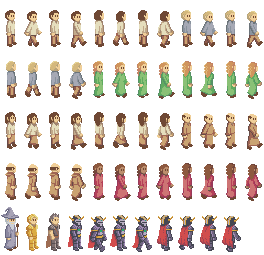
#> input picture CitizenSheet.png, 264 x 255 px, given as the content of the folder /Users/wegesdal/Documents/blender/hacker/, which was not available
$ python charactersheet.py
#> lines starting #> are read from the running program, lines starting #| are printed output that depends on the picture; pictures that were not available may be replaced by others from this repository, and a replacement may not be noted
import sys
from PIL import Image
import os

def filter_hidden(s):
  if s.startswith('.'):
    return False
  else:
    return True

path = "/Users/wegesdal/Documents/blender/hacker/"
poses = [q for q in filter(filter_hidden, [p for p in os.listdir(path)])]

print(poses)

sprite_size = 256
max_height = sprite_size * len(poses) * 4
print("max_height: {}".format(max_height))
number_of_angles = 8
number_of_frames_per_angle = 10

new_im = Image.new('RGBA', (sprite_size*number_of_angles*number_of_frames_per_angle//4, max_height))
#> new_im: PIL image 5120x1024 RGBA; every value is 0
for i in range(len(poses)):

  angles = sorted([r for r in filter(filter_hidden, [s for s in os.listdir(path + poses[i])])])
  print(angles)
  for a in range(len(angles)):
    pics_list = sorted(filter(filter_hidden, [p for p in os.listdir(path + poses[i] + '/' + angles[a])]))
    pics = [Image.open(path+poses[i]+'/'+angles[a]+'/'+p) for p in pics_list]
#> pics = 1 item
    max_width = sprite_size * len(pics) * len(angles) / 4
#> max_width = 64
    print(max_width)
#| 64.0
    num_frames = len(pics)
#> num_frames = 1
    for f in range(num_frames):
      # paste
      y_offset = i * sprite_size * 4 + (a // 2) * sprite_size
      x_offset = (a%2)*num_frames*sprite_size + f*sprite_size
      new_im.paste(pics[f], (x_offset,y_offset))
#> this loop made 1 pass
#> x_offset on pass 1: 0
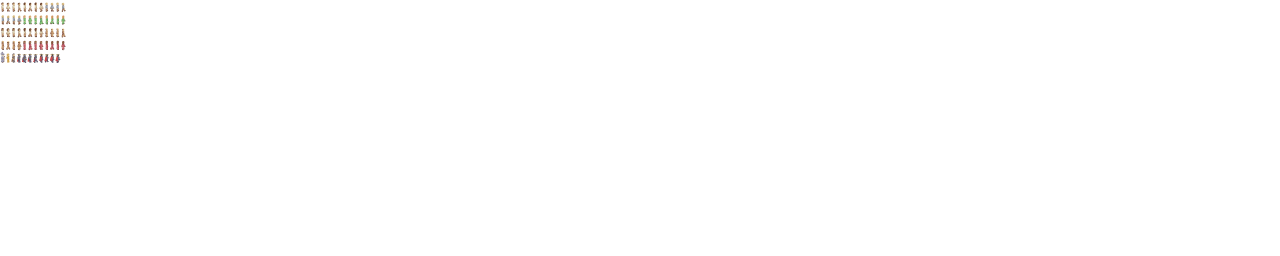
#> new_im: PIL image 5120x1024 RGBA (shown at 1/4 size); mean R, G, B, A 2.7, 2.6, 2.5, 1; transparent parts drawn white

new_im.save('hacker8.png')

$ run again, on dawncastle.png
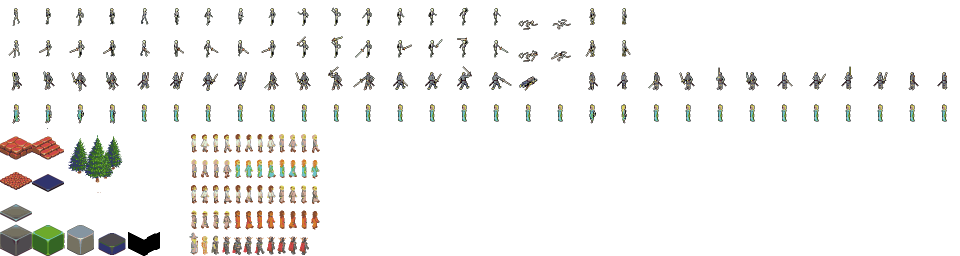
#> input picture dawncastle.png, 1920 x 512 px, given as the content of the folder /Users/wegesdal/Documents/blender/hacker/, which was not available (shown at 1/2 size)
#> pics = 1 item
#> max_width = 64
#| 64.0
#> num_frames = 1
#> the loop `for f in range(num_frames):` made 1 pass
#> x_offset on pass 1: 0
#> after the loop `for f in range(num_frames):`:
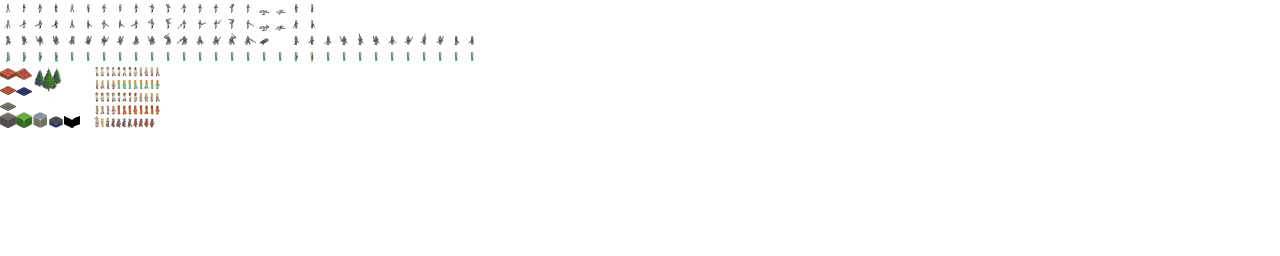
#> new_im: PIL image 5120x1024 RGBA (shown at 1/4 size); mean R, G, B, A 5.6, 4.1, 6.5, 3.8; transparent parts drawn white

$ run again, on hacker.png
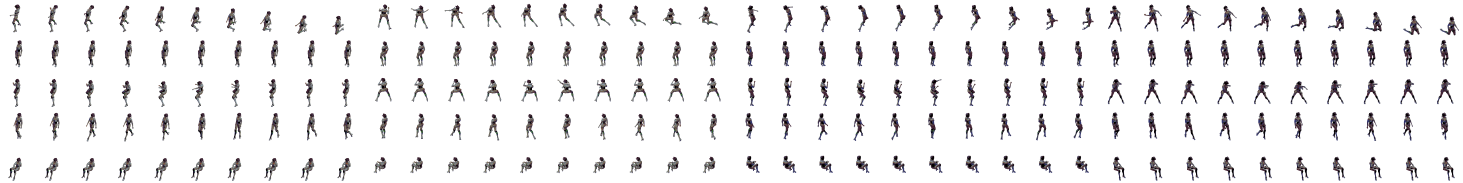
#> input picture hacker.png, 10240 x 1280 px, given as the content of the folder /Users/wegesdal/Documents/blender/hacker/, which was not available (shown at 1/7 size)
#> pics = 1 item
#> max_width = 64
#| 64.0
#> num_frames = 1
#> the loop `for f in range(num_frames):` made 1 pass
#> x_offset on pass 1: 0
#> after the loop `for f in range(num_frames):`:
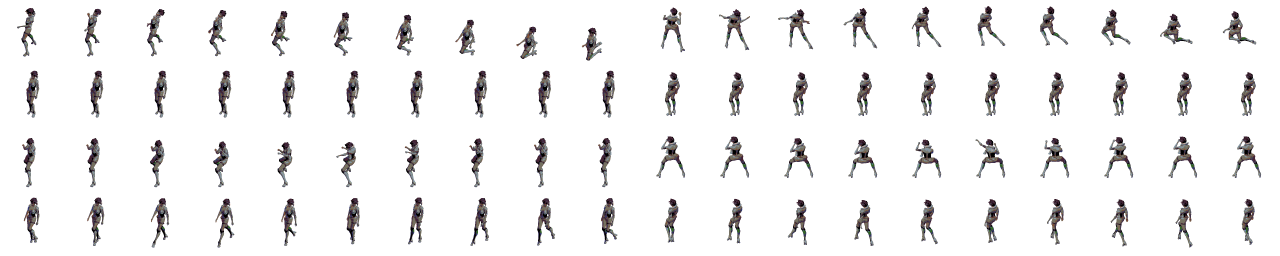
#> new_im: PIL image 5120x1024 RGBA (shown at 1/4 size); mean R, G, B, A 25.2, 17.3, 32.2, 20.9; transparent parts drawn white
